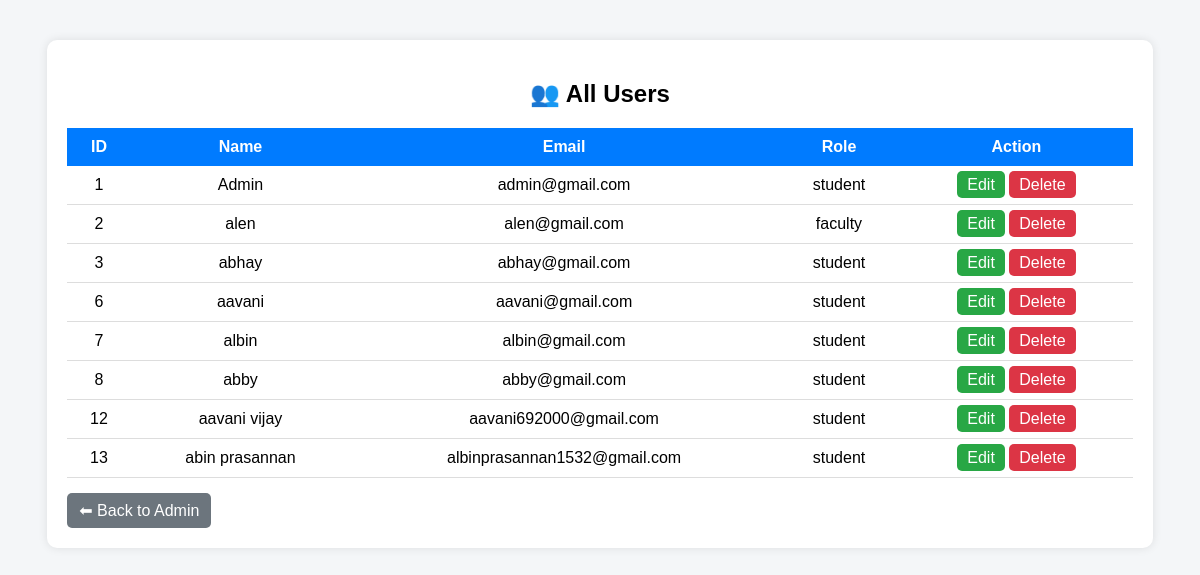
The app's page /view_users, older data.
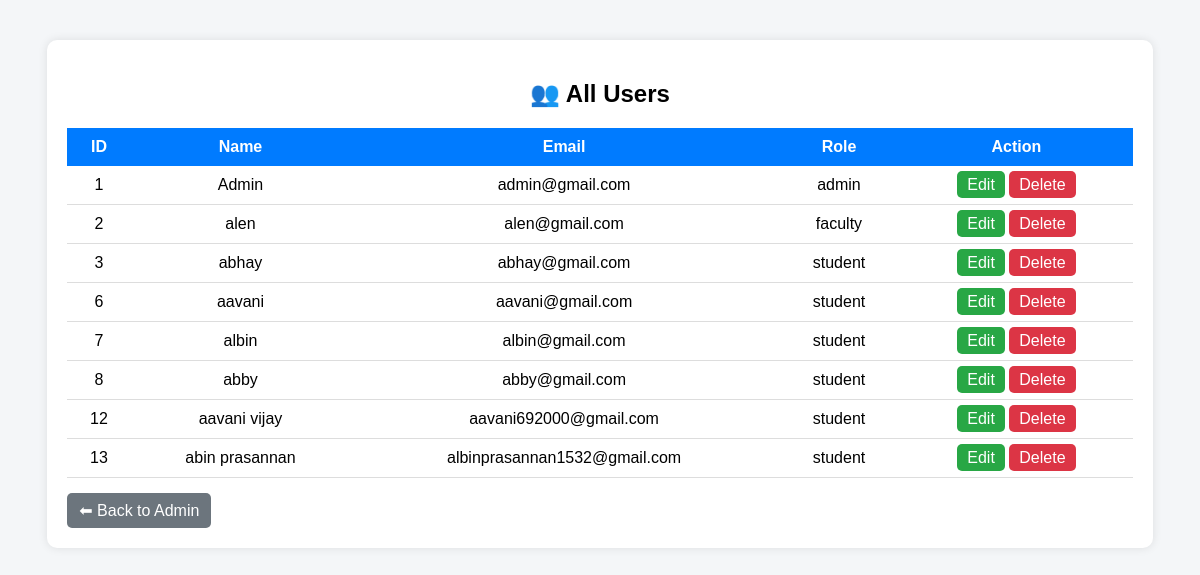
The same page, newer data.
### tables this page shows
CREATE TABLE users (
    id INTEGER PRIMARY KEY AUTOINCREMENT,
    name TEXT NOT NULL,
    email TEXT UNIQUE NOT NULL,
    password TEXT NOT NULL,
    role TEXT NOT NULL
);

### app.py (the view)
@app.route("/view_users")
def view_users():
    db = get_db()
    users = db.execute("SELECT * FROM users").fetchall()
    return render_template("view_users.html", users=users)

### app.py (called while the page is built)
def get_db():
    db = sqlite3.connect(db_path, check_same_thread=False)
    db.row_factory = sqlite3.Row
    print("Using DB:", db_path)
    return db

### templates/view_users.html (shortened to what this page needs)
<!DOCTYPE html>
<html>
<head>
</head>
<body>
<div class="container">
    <h2>👥 All Users</h2>
    <table>
        <tr>
            <th>ID</th>
            <th>Name</th>
            <th>Email</th>
            <th>Role</th>
            <th>Action</th>
        </tr>
        {% for user in users %}
        <tr>
            <td>{{ user.id }}</td>
            <td>{{ user.name }}</td>
            <td>{{ user.email }}</td>
            <td>{{ user.role }}</td>
            <td>
                <a href="/edit_user/{{ user.id }}" class="edit">Edit</a>
                <a href="/delete_user/{{ user.id }}"
                   class="delete"
                   onclick="return confirm('Are you sure you want to delete this user?')">
                   Delete
                </a>
            </td>
        </tr>
        {% endfor %}
    </table>
    <a href="/admin" class="back">⬅ Back to Admin</a>
</div>
</body>
</html>

### templates/view_users.html (style rules this page uses)
body { font-family: Arial; background: #f4f6f8; }
.container { width: 90%; margin: 40px auto; background: white; padding: 20px; border-radius: 10px; box-shadow: 0 0 10px rgba(0,0,0,0.1); }
h2 { text-align: center; margin-bottom: 20px; }
table { width: 100%; border-collapse: collapse; }
th { background: #007bff; color: white; padding: 10px; }
td { padding: 10px; text-align: center; border-bottom: 1px solid #ddd; }
a { text-decoration: none; padding: 5px 10px; border-radius: 5px; }
.edit { background: #28a745; color: white; }
.delete { background: #dc3545; color: white; }
.back { display: inline-block; margin-top: 15px; background: #6c757d; color: white; padding: 8px 12px; border-radius: 5px; }

Row changes from the older to the newer data that the page shows:
changed users "Admin": role "student" → "admin"
